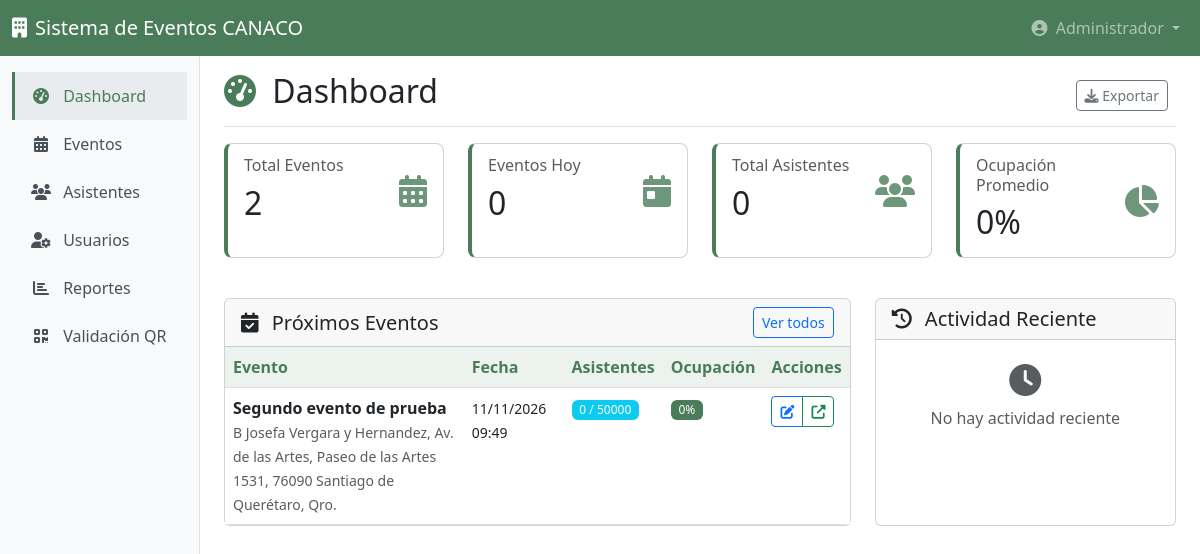
/dashboard (signed in), run on the app's committed database.
### tables this page shows
CREATE TABLE `eventos` (
  `id` int(11) NOT NULL AUTO_INCREMENT,
  `titulo` varchar(200) NOT NULL,
  `descripcion` text NOT NULL,
  `fecha_evento` datetime NOT NULL,
  `ubicacion` varchar(300) NOT NULL,
  `cupo_maximo` int(11) NOT NULL DEFAULT 0,
  `costo` decimal(10,2) NOT NULL DEFAULT 0.00,
  `tipo_publico` enum('todos','empresas','invitados') NOT NULL DEFAULT 'todos',
  `imagen_banner` varchar(255) DEFAULT NULL,
  `slug` varchar(255) NOT NULL,
  `estado` enum('borrador','publicado','cerrado','cancelado') NOT NULL DEFAULT 'borrador',
  `campos_adicionales` json DEFAULT NULL,
  `usuario_id` int(11) NOT NULL,
  `created_at` timestamp NOT NULL DEFAULT CURRENT_TIMESTAMP,
  `updated_at` timestamp NOT NULL DEFAULT CURRENT_TIMESTAMP ON UPDATE CURRENT_TIMESTAMP,
  PRIMARY KEY (`id`),
  UNIQUE KEY `slug` (`slug`),
  KEY `usuario_id` (`usuario_id`),
  FOREIGN KEY (`usuario_id`) REFERENCES `usuarios` (`id`) ON DELETE CASCADE
);

### app/core/Database.php (called while the page is built, shortened)
<?php
class Database {
    private static $instance = null;
    private $connection;
    private function __construct() {
        try {
            $this->connection = new PDO(
                "mysql:host=" . DB_HOST . ";dbname=" . DB_NAME . ";charset=utf8",
                DB_USER,
                DB_PASS,
                [
                    PDO::ATTR_ERRMODE => PDO::ERRMODE_EXCEPTION,
                    PDO::ATTR_DEFAULT_FETCH_MODE => PDO::FETCH_ASSOC,
                    PDO::ATTR_EMULATE_PREPARES => false
                ]
            );
        } catch (PDOException $e) {
            die("Error de conexión: " . $e->getMessage());
        }
    }
    public static function getInstance() {
        if (self::$instance === null) {
            self::$instance = new self();
        }
        return self::$instance;
    }
    public function query($sql, $params = []) {
        $stmt = $this->connection->prepare($sql);
        $stmt->execute($params);
        return $stmt;
    }
    public function fetch($sql, $params = []) {
        $stmt = $this->query($sql, $params);
        return $stmt->fetch();
    }
    public function fetchAll($sql, $params = []) {
        $stmt = $this->query($sql, $params);
        return $stmt->fetchAll();
    }
}
?>

### app/controllers/DashboardController.php (called while the page is built, shortened)
<?php
class DashboardController extends BaseController {
    public function index() {
        $metrics = $this->getMetrics();
        $eventosProximos = $this->getEventosProximos();
        $actividadReciente = $this->getActividadReciente();
        $this->view('dashboard/index', [
            'metrics' => $metrics,
            'eventosProximos' => $eventosProximos,
            'actividadReciente' => $actividadReciente
        ]);
    }
    private function getMetrics() {
        $totalEventos = $this->db->fetch(
            "SELECT COUNT(*) as total FROM eventos WHERE estado != 'cancelado'"
        )['total'];
        $eventosHoy = $this->db->fetch(
            "SELECT COUNT(*) as total FROM eventos
             WHERE DATE(fecha_evento) = CURDATE() AND estado = 'publicado'"
        )['total'];
        $totalAsistentes = $this->db->fetch(
            "SELECT COUNT(*) as total FROM registros_eventos WHERE estado != 'cancelado'"
        )['total'];
        $asistentesHoy = $this->db->fetch(
            "SELECT COUNT(*) as total FROM registros_eventos re
             INNER JOIN eventos e ON re.evento_id = e.id
             WHERE DATE(e.fecha_evento) = CURDATE() AND re.estado != 'cancelado'"
        )['total'];
        $ocupacion = $this->db->fetch(
            "SELECT AVG(ocupacion_porcentaje) as promedio FROM (
                SELECT (COUNT(re.id) * 100.0 / e.cupo_maximo) as ocupacion_porcentaje
                FROM eventos e
                LEFT JOIN registros_eventos re ON e.id = re.evento_id AND re.estado != 'cancelado'
                WHERE e.estado = 'publicado' AND e.cupo_maximo > 0
                GROUP BY e.id
             ) as ocupaciones"
        )['promedio'] ?? 0;
        return [
            'totalEventos' => $totalEventos,
            'eventosHoy' => $eventosHoy,
            'totalAsistentes' => $totalAsistentes,
            'asistentesHoy' => $asistentesHoy,
            'ocupacionPromedio' => round($ocupacion, 1)
        ];
    }
    private function getEventosProximos() {
        return $this->db->fetchAll(
            "SELECT e.*, COUNT(re.id) as asistentes_registrados
             FROM eventos e
             LEFT JOIN registros_eventos re ON e.id = re.evento_id AND re.estado != 'cancelado'
             WHERE e.fecha_evento >= NOW() AND e.estado = 'publicado'
             GROUP BY e.id
             ORDER BY e.fecha_evento ASC
             LIMIT 5"
        );
    }
    private function getActividadReciente() {
        return $this->db->fetchAll(
            "SELECT la.*, u.nombre as usuario_nombre
             FROM log_actividades la
             INNER JOIN usuarios u ON la.usuario_id = u.id
             ORDER BY la.created_at DESC
             LIMIT 10"
        );
    }
}
?>

### index.php (called while the page is built, shortened)
<?php
require_once 'app/core/Router.php';
require_once 'app/core/Database.php';
require_once 'app/core/BaseController.php';
$router = new Router();
$router->add('', 'HomeController@index');
$router->add('login', 'AuthController@login');
$router->add('logout', 'AuthController@logout');
$router->add('dashboard', 'DashboardController@index');
$router->add('eventos', 'EventController@index');
$router->add('eventos/crear', 'EventController@create');
$router->add('eventos/editar/(\d+)', 'EventController@edit');
$router->add('eventos/eliminar/(\d+)', 'EventController@delete');
$router->add('eventos/cambiar-estado/(\d+)', 'EventController@changeStatus');
$router->add('usuarios', 'UserController@index');
$router->add('asistentes', 'AttendeeController@index');
$router->add('reportes', 'ReportController@index');
$router->add('evento/([a-zA-Z0-9\-]+)', 'PublicController@eventPage');
$router->add('registro/empresa/([a-zA-Z0-9\-]+)', 'PublicController@companyRegistration');
$router->add('registro/invitado/([a-zA-Z0-9\-]+)', 'PublicController@guestRegistration');
$router->add('api/buscar-empresa', 'ApiController@buscarEmpresa');
$router->add('api/buscar-invitado', 'ApiController@buscarInvitado');
$router->add('api/registro-empresa', 'ApiController@registroEmpresa');
$router->add('api/registro-invitado', 'ApiController@registroInvitado');
$router->dispatch();
?>

### app/views/dashboard/index.php (the view, shortened to what this page needs)
<div class="d-flex justify-content-between flex-wrap flex-md-nowrap align-items-center pt-3 pb-2 mb-3 border-bottom">
    <h1 class="h2">
        <i class="fas fa-tachometer-alt me-2 text-canaco"></i>
        Dashboard
    </h1>
    <div class="btn-toolbar mb-2 mb-md-0">
        <div class="btn-group me-2">
            <button type="button" class="btn btn-sm btn-outline-secondary">
                <i class="fas fa-download"></i> Exportar
            </button>
        </div>
    </div>
</div>
<div class="row mb-4">
    <div class="col-md-3 mb-3">
        <div class="card card-metric h-100">
            <div class="card-body">
                <div class="d-flex justify-content-between align-items-center">
                    <div>
                        <h6 class="card-subtitle mb-2 text-muted">Total Eventos</h6>
                        <h2 class="mb-0"><?php echo number_format($metrics['totalEventos']); ?></h2>
                    </div>
                    <div class="metric-icon">
                        <i class="fas fa-calendar-alt"></i>
                    </div>
                </div>
            </div>
        </div>
    </div>
    <div class="col-md-3 mb-3">
        <div class="card card-metric h-100">
            <div class="card-body">
                <div class="d-flex justify-content-between align-items-center">
                    <div>
                        <h6 class="card-subtitle mb-2 text-muted">Eventos Hoy</h6>
                        <h2 class="mb-0"><?php echo number_format($metrics['eventosHoy']); ?></h2>
                    </div>
                    <div class="metric-icon">
                        <i class="fas fa-calendar-day"></i>
                    </div>
                </div>
            </div>
        </div>
    </div>
    <div class="col-md-3 mb-3">
        <div class="card card-metric h-100">
            <div class="card-body">
                <div class="d-flex justify-content-between align-items-center">
                    <div>
                        <h6 class="card-subtitle mb-2 text-muted">Total Asistentes</h6>
                        <h2 class="mb-0"><?php echo number_format($metrics['totalAsistentes']); ?></h2>
                    </div>
                    <div class="metric-icon">
                        <i class="fas fa-users"></i>
                    </div>
                </div>
            </div>
        </div>
    </div>
    <div class="col-md-3 mb-3">
        <div class="card card-metric h-100">
            <div class="card-body">
                <div class="d-flex justify-content-between align-items-center">
                    <div>
                        <h6 class="card-subtitle mb-2 text-muted">Ocupación Promedio</h6>
                        <h2 class="mb-0"><?php echo $metrics['ocupacionPromedio']; ?>%</h2>
                    </div>
                    <div class="metric-icon">
                        <i class="fas fa-chart-pie"></i>
                    </div>
                </div>
            </div>
        </div>
    </div>
</div>
<div class="row">
    <div class="col-md-8 mb-4">
        <div class="card h-100">
            <div class="card-header d-flex justify-content-between align-items-center">
                <h5 class="mb-0">
                    <i class="fas fa-calendar-check me-2"></i>
                    Próximos Eventos
                </h5>
                <a href="<?php echo BASE_URL; ?>eventos" class="btn btn-sm btn-outline-primary">
                    Ver todos
                </a>
            </div>
            <div class="card-body p-0">
                <?php if (empty($eventosProximos)): ?>
                    <div class="text-center py-5">
                        <i class="fas fa-calendar-times text-muted" style="font-size: 3rem;"></i>
                        <p class="text-muted mt-3">No hay eventos próximos</p>
                        <a href="<?php echo BASE_URL; ?>eventos/crear" class="btn btn-canaco">
                            <i class="fas fa-plus me-2"></i>Crear Evento
                        </a>
                    </div>
                <?php else: ?>
                    <div class="table-responsive">
                        <table class="table table-hover mb-0">
                            <thead class="table-light">
                                <tr>
                                    <th>Evento</th>
                                    <th>Fecha</th>
                                    <th>Asistentes</th>
                                    <th>Ocupación</th>
                                    <th>Acciones</th>
                                </tr>
                            </thead>
                            <tbody>
                                <?php foreach ($eventosProximos as $evento): ?>
                                <tr>
                                    <td>
                                        <strong><?php echo htmlspecialchars($evento['titulo']); ?></strong>
                                        <br>
                                        <small class="text-muted"><?php echo htmlspecialchars($evento['ubicacion']); ?></small>
                                    </td>
                                    <td>
                                        <small><?php echo date('d/m/Y H:i', strtotime($evento['fecha_evento'])); ?></small>
                                    </td>
                                    <td>
                                        <span class="badge bg-info">
                                            <?php echo $evento['asistentes_registrados']; ?> / <?php echo $evento['cupo_maximo']; ?>
                                        </span>
                                    </td>
                                    <td>
                                        <?php
                                        $ocupacion = $evento['cupo_maximo'] > 0 ? round(($evento['asistentes_registrados'] / $evento['cupo_maximo']) * 100, 1) : 0;
                                        $badgeClass = $ocupacion >= 80 ? 'bg-danger' : ($ocupacion >= 60 ? 'bg-warning' : 'bg-success');
                                        ?>
                                        <span class="badge <?php echo $badgeClass; ?>"><?php echo $ocupacion; ?>%</span>
                                    </td>
                                    <td>
                                        <div class="btn-group btn-group-sm">
                                            <a href="<?php echo BASE_URL; ?>eventos/editar/<?php echo $evento['id']; ?>"
                                               class="btn btn-outline-primary" title="Editar">
                                                <i class="fas fa-edit"></i>
                                            </a>
                                            <a href="<?php echo BASE_URL; ?>evento/<?php echo $evento['slug']; ?>"
                                               class="btn btn-outline-success" title="Ver página pública" target="_blank">
                                                <i class="fas fa-external-link-alt"></i>
                                            </a>
                                        </div>
                                    </td>
                                </tr>
                                <?php endforeach; ?>
                            </tbody>
                        </table>
                    </div>
                <?php endif; ?>
            </div>
        </div>
    </div>
    <div class="col-md-4 mb-4">
        <div class="card h-100">
            <div class="card-header">
                <h5 class="mb-0">
                    <i class="fas fa-history me-2"></i>
                    Actividad Reciente
                </h5>
            </div>
            <div class="card-body p-0" style="max-height: 400px; overflow-y: auto;">
                <?php if (empty($actividadReciente)): ?>
                    <div class="text-center py-4">
                        <i class="fas fa-clock text-muted" style="font-size: 2rem;"></i>
                        <p class="text-muted mt-2 mb-0">No hay actividad reciente</p>
                    </div>
                <?php endif; ?>
            </div>
        </div>
    </div>
</div>

### app/core/Router.php (shortened to what this page needs)
<?php
class Router {
    private $routes = [];
    public function add($pattern, $handler) {
        $this->routes[$pattern] = $handler;
    }
    public function dispatch() {
        $url = $_GET['url'] ?? '';
        $url = rtrim($url, '/');
        foreach ($this->routes as $pattern => $handler) {
            if (preg_match('#^' . $pattern . '$#', $url, $matches)) {
                $this->callHandler($handler, array_slice($matches, 1));
                return;
            }
        }
    }
    private function callHandler($handler, $params = []) {
        list($controller, $method) = explode('@', $handler);
        $controllerFile = "app/controllers/{$controller}.php";
        if (file_exists($controllerFile)) {
            if (class_exists($controller)) {
                $controllerInstance = new $controller();
                if (method_exists($controllerInstance, $method)) {
                    call_user_func_array([$controllerInstance, $method], $params);
                } else {
                    throw new Exception("Método {$method} no encontrado en {$controller}");
                }
            } else {
                throw new Exception("Controlador {$controller} no encontrado");
            }
        } else {
            throw new Exception("Archivo del controlador {$controllerFile} no encontrado");
        }
    }
}
?>

### data on the page
eventos: titulo "Segundo evento de prueba", ubicacion "B Josefa Vergara y Hernandez, Av. de las Artes, Paseo de las Artes 1531, 76090 Santiago de Querétaro, Qro.", fecha_evento "11/11/2026 09:49", asistentes_registrados "0", cupo_maximo "50000", ocupacion "0"

### other printed values
$metrics['totalEventos'] "2"
$metrics['eventosHoy'] "0"
$metrics['totalAsistentes'] "0"
$metrics['ocupacionPromedio'] "0"
